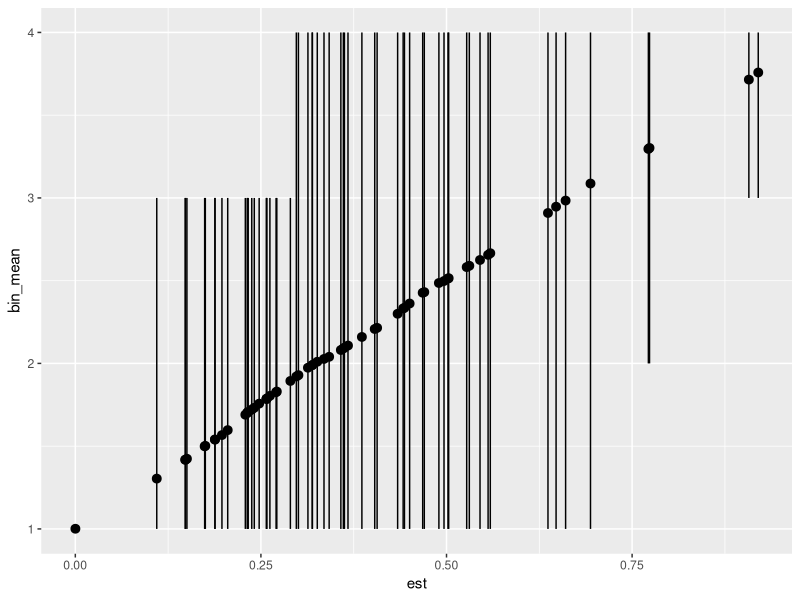

Generate this figure with R:
library(here)
library(tidyverse)

# All data
alldat <- read_csv(here("data/processed_data/all_cleaned_data.csv"))

# Rescaled data frame
threat_ratio <- 1.22
lookup <- tibble(
  iucn_status = c("LC", "NT", "VU", "EN", "CR"),
  iucn_value = threat_ratio^c(-1:3)
)
rescale_01 <- function(x) {
  (x - min(x)) / (max(x) - min(x))
}
rescaled_dat <- alldat %>% 
  filter(!is.na(exposure_model)) %>% 
  left_join(lookup, by = "iucn_status") %>%
  mutate(
    rescaled_DV = rescale_01(DV) + 0.0001,
    rescaled_CV = rescale_01(CV) + 0.0001,
    summed_sens = (rescaled_DV/2 + rescaled_CV/2), 
    highest_sens = pmax(rescaled_CV, rescaled_DV),
    highest_sens_source = case_when(
      rescaled_DV > rescaled_CV ~ "DV",
      rescaled_CV > rescaled_DV ~ "CV",
      TRUE ~ "tie"
    ),
    # Dynamically select the exposure based on user input from the dropdown
    selected_exposure = propALL,
    #rescale exposure column to 1 for ease of presentation (optional)
    rescaled_exposure = rescale_01(selected_exposure) + 0.0001, 
    # Dynamically select the column based on user input from the dropdown
    selected_sensitivity = summed_sens,
    
    # Use the dynamically selected column for sensitivity calculation
    rescaled_sensitivity = 0.618 + (selected_sensitivity - min(selected_sensitivity)) * 
      (1 / 0.618 - 0.618) / 
      (max(selected_sensitivity) - min(selected_sensitivity))
  )

# Prioritization data frame
prioritizationdf <- rescaled_dat %>%
  mutate(
    es = rescaled_exposure * rescaled_sensitivity,
    est = rescaled_exposure * rescaled_sensitivity * iucn_value,
    bin = cut(est, 4, labels = c("Low", "Moderate", "High", "Extreme"))
  )

###########################################################################
#####################                           ###########################
#####################   BEGIN THE MONTE CARLO   ###########################
#####################                           ###########################
###########################################################################

# This function randomly bins species ONCE
# x = priority scores [0, 1]
priority_mc <- function(x) {
  bkpts <- sort(runif(3))
  bkpts <- c(-Inf, bkpts, Inf)
  cut(x, bkpts, labels = FALSE)
}

foo <- replicate(1e3, priority_mc(prioritizationdf$est))
prioritizationdf$bin_mean = rowMeans(foo)
prioritizationdf$bin_lwr = apply(foo, 1, \(x) quantile(x, 0.025))
prioritizationdf$bin_upr = apply(foo, 1, \(x) quantile(x, 0.975))

# Hey this doesn't tell us anything
ggplot(prioritizationdf, aes(est, bin_mean, ymin = bin_lwr, ymax = bin_upr)) +
  geom_pointrange()
